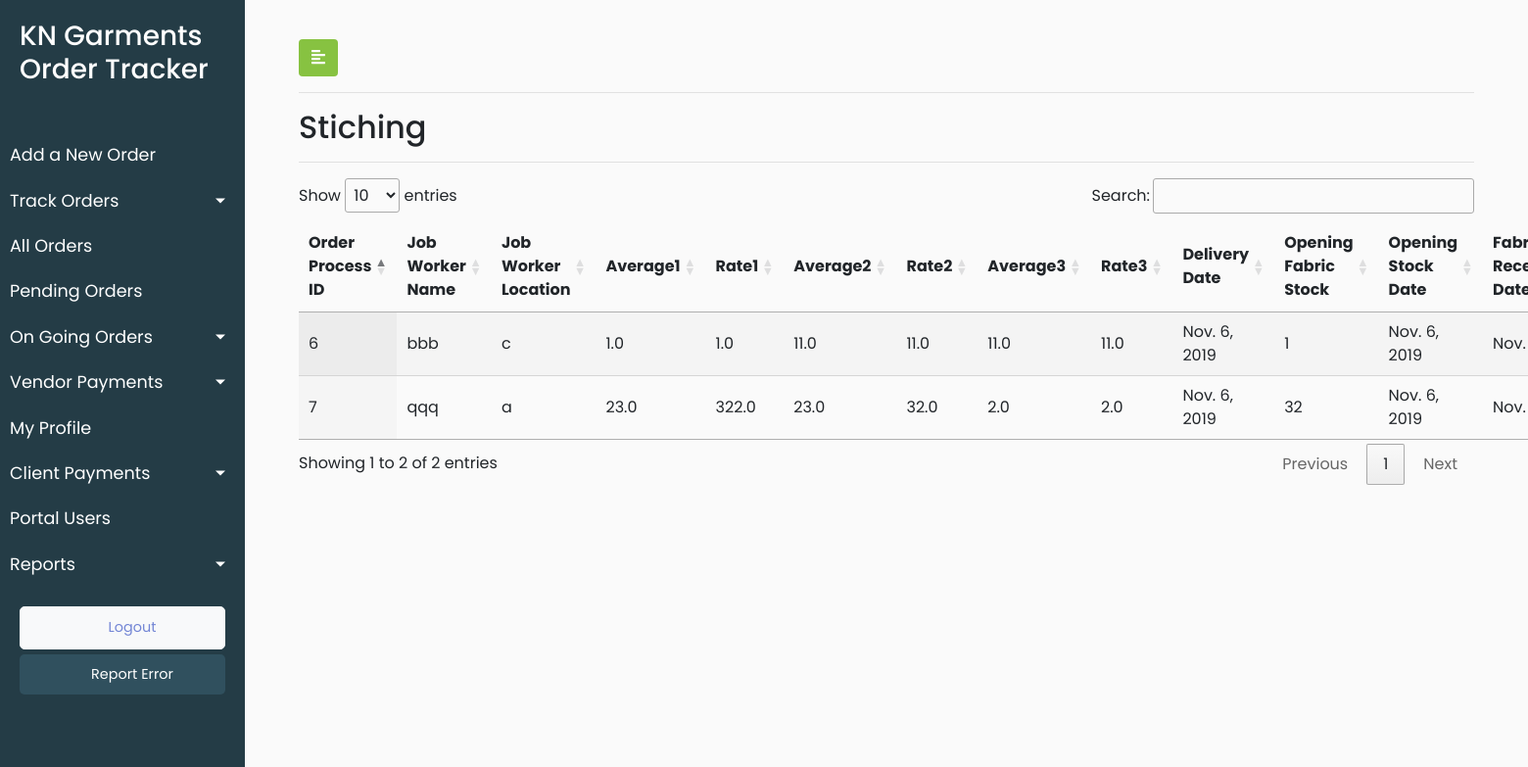
Page /track_order_stiching_order/ (signed in) on the earlier database version.
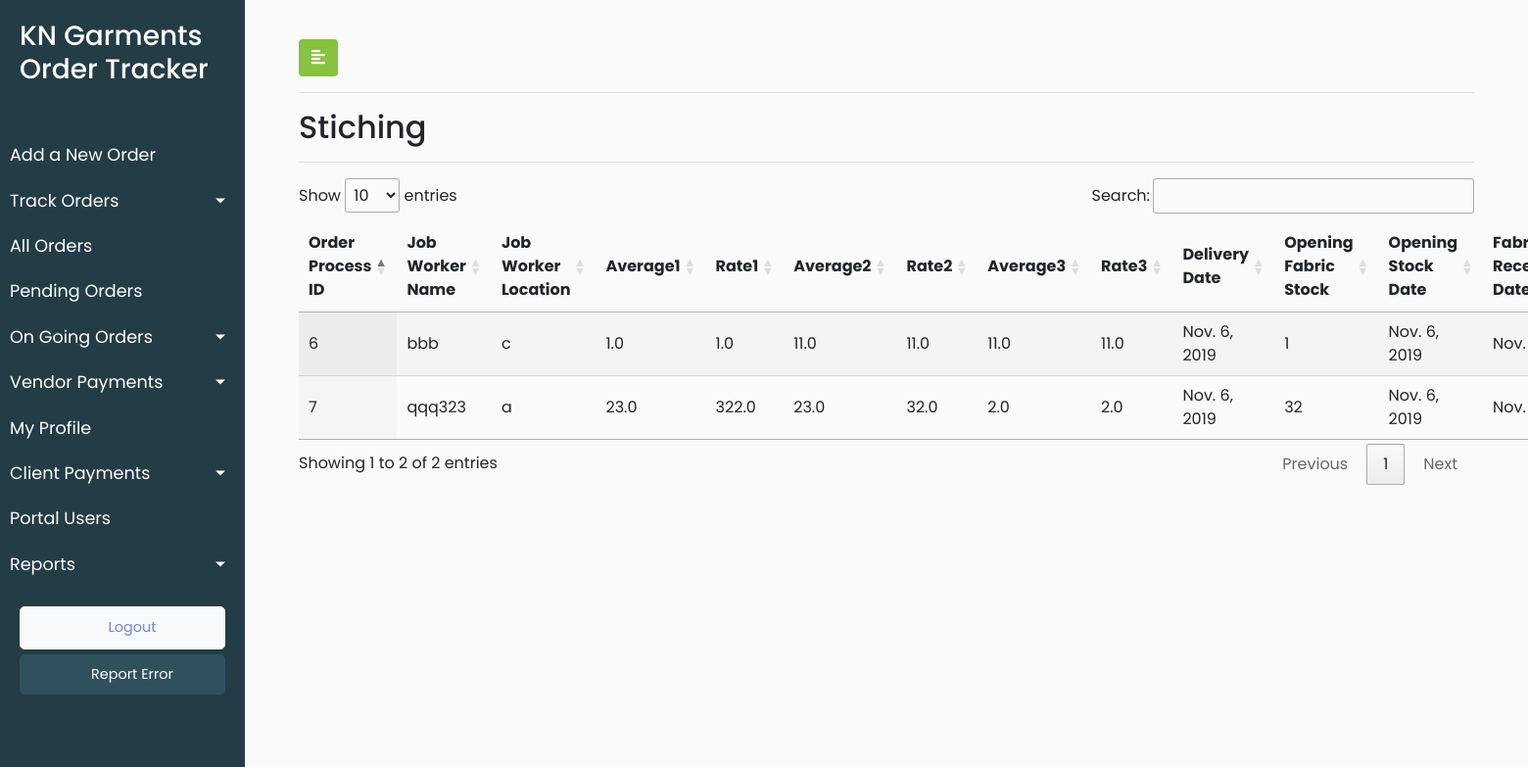
Same page on the later database version.
### KNGarment_Order_TrackPro_App/models.py (models this page shows, shortened)
class Process(models.Model):
    Paid = 1
    Pending = 2
    PAYMENT_STATUS=((Paid,'Paid'), (Pending,'Pending'))
    process_vendor_name = models.CharField(max_length=920,blank=True)
    process_vendor_location = models.CharField(max_length=920,blank=True)
    process_received_quantity = models.IntegerField(blank=True,null=True)
    process_received_date = models.DateField(default=timezone.now)
    process_delivery_date = models.DateField(default=timezone.now)
    process_bill_number = models.IntegerField(blank=True,default=0)
    process_bill_file = models.FileField(blank=True)
    process_payment_status = models.PositiveSmallIntegerField(choices=PAYMENT_STATUS,default=Pending,blank=True)
    process_date_of_entry = models.DateTimeField(default=timezone.now)
    process_vendor_id = models.ForeignKey(Vendor, on_delete = models.CASCADE,blank=True)
    process_order_id = models.ForeignKey(Orders, on_delete=models.CASCADE,blank=True)
    process_customuser_id = models.ForeignKey(CustomUser,on_delete=models.CASCADE,default=1)
    objects = InheritanceManager()
    class Meta:
        verbose_name_plural = "Process List"
        verbose_name = "Process"

class Stiching(Process):
    Stiching = 2
    process_type = models.PositiveSmallIntegerField(default=Stiching)
    stiching_average_one = models.FloatField()
    stiching_average_two = models.FloatField()
    stiching_average_three = models.FloatField()
    stiching_rate_one = models.FloatField()
    stiching_rate_two = models.FloatField()
    stiching_rate_three = models.FloatField()
    stiching_opening_fabric_stock = models.IntegerField()
    stiching_opening_stock_date = models.DateField(default=timezone.now)
    stiching_fabric_bill_date = models.DateField(default=timezone.now)
    stiching_fabric_used = models.CharField(max_length=920)
    stiching_fabric_bill_number = models.CharField(max_length=920,blank=True)
    class Meta:
        verbose_name_plural = "Stiching Orders List"
        verbose_name = "Stiching Order"

class Process(models.Model):
    Paid = 1
    Pending = 2
    PAYMENT_STATUS=((Paid,'Paid'), (Pending,'Pending'))
    process_vendor_name = models.CharField(max_length=920,blank=True)
    process_vendor_location = models.CharField(max_length=920,blank=True)
    process_received_quantity = models.IntegerField(blank=True,null=True)
    process_received_date = models.DateField(default=timezone.now)
    process_delivery_date = models.DateField(default=timezone.now)
    process_bill_number = models.IntegerField(blank=True,default=0)
    process_bill_file = models.FileField(blank=True)
    process_payment_status = models.PositiveSmallIntegerField(choices=PAYMENT_STATUS,default=Pending,blank=True)
    process_date_of_entry = models.DateTimeField(default=timezone.now)
    process_vendor_id = models.ForeignKey(Vendor, on_delete = models.CASCADE,blank=True)
    process_order_id = models.ForeignKey(Orders, on_delete=models.CASCADE,blank=True)
    process_customuser_id = models.ForeignKey(CustomUser,on_delete=models.CASCADE,default=1)
    objects = InheritanceManager()
    class Meta:
        verbose_name_plural = "Process List"
        verbose_name = "Process"

class Orders(models.Model):
    order_order_number = models.CharField(max_length=920)
    order_order_type = models.CharField(max_length=920)
    order_order_brands = models.CharField(max_length=920)
    order_order_style_number = models.CharField(max_length=920)
    order_order_fit = models.CharField(max_length=920)
    order_order_quantity = models.IntegerField()
    order_order_date = models.DateField(default=timezone.now)
    order_delivery_date = models.DateField(default=timezone.now)
    order_order_category = models.CharField(max_length=920)
    order_fit_sample_status = models.CharField(max_length=920)
    order_fit_sample_submitted_date = models.DateField(default=timezone.now)
    order_pps_sample_status = models.CharField(max_length=920)
    order_pps_sample_submitted_date = models.DateField(default=timezone.now)
    order_order_remark = models.CharField(max_length=920,blank=True)
    order_order_date_of_entry = models.DateTimeField(default=timezone.now)
    order_client_id = models.ForeignKey(Client, on_delete = models.CASCADE,default=1)
    def __str__(self):
        return str(self.pk)
    class Meta:
        verbose_name_plural = "Orders List"
        verbose_name = "Order"

### KNGarment_Order_TrackPro_App/views.py (the view)
# urls.py: path('track_order_stiching_order/', views.track_order_stiching_order, name = 'track_order_stiching_order'),
@login_required(login_url='/user_login')
def track_order_stiching_order(request):
    user_role = request.user.user_role
    if user_role == 100:
        stiching_order_objects = Stiching.objects.all()
    else:
        pk = request.user.pk
        stiching_order_objects = Stiching.objects.filter(process_customuser_id=pk).all()
    data = {'stiching_order':stiching_order_objects,'user_role':user_role}
    return render(request,'KNGarment_Order_TrackPro_App/stiching.html',data)

### KNGarment_Order_TrackPro_App/templates/KNGarment_Order_TrackPro_App/stiching.html (shortened to what this page needs)
{% extends 'KNGarment_Order_TrackPro_App/base.html' %}
{% load static %}
{% block stylesheets %}
<link rel="stylesheet" href="//cdn.datatables.net/1.10.19/css/jquery.dataTables.min.css">
{% endblock stylesheets %}
{% block content %}
        <div id="content">
            <div class="container-fluid">
                <button type="button" id="sidebarCollapse" class="btn" style="background-color: #87c241;color: white">
                    <i class="fas fa-align-left"></i>
                </button>
                <hr>
                <h2>Stiching</h2>
                <hr>
                <div>
                    <table id="test_table" class="display" style="width:100%">
                        <thead>
                            <tr>
                                <th>Order Process ID</th>
                                <th>Job Worker Name</th>
                                <th> Job Worker Location</th>
                                <th>Average1</th>
                                <th>Rate1</th>
                                <th>Average2</th>
                                <th>Rate2</th>
                                <th>Average3</th>
                                <th>Rate3</th>
                                <th>Delivery Date</th>
                                <th>Opening Fabric Stock</th>
                                <th>Opening Stock Date</th>
                                <th>Fabric Received Date</th>
                            </tr>
                        </thead>
                        <tbody>
                        {% for stiching in stiching_order%}
                            <tr>
                                 <td><a href="{% url 'KNGarment_Order_TrackPro_App:update_order_detail'%}"> {{stiching.process_order_id}}</a></td>
                                <td>{{stiching.process_vendor_name}}</td>
                                <td>{{stiching.process_vendor_location}}</td>
                                <td>{{stiching.stiching_average_one}}</td>
                                <td>{{stiching.stiching_rate_one}}</td>
                                <td>{{stiching.stiching_average_two}}</td>
                                <td>{{stiching.stiching_rate_two}}</td>
                                <td>{{stiching.stiching_average_three}}</td>
                                <td>{{stiching.stiching_rate_three}}</td>
                                <td>{{stiching.process_delivery_date}}</td>
                                <td>{{stiching.stiching_opening_fabric_stock}}</td>
                                <td>{{stiching.stiching_opening_stock_date}}</td>
                                <td>{{stiching.process_received_date}}</td>
                            </tr>
                            {% endfor %}
                        </tbody>
                    </table>
                </div>
            </div>
        </div>
{% endblock content %}

Differences in the rows shown:
changed through a linked row, Stiching: process_vendor_name "qqq" → "qqq323"
